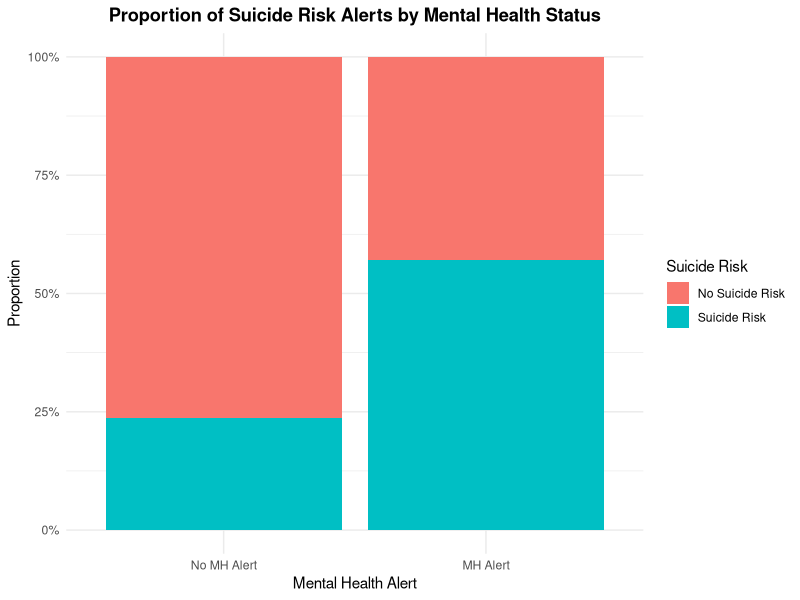
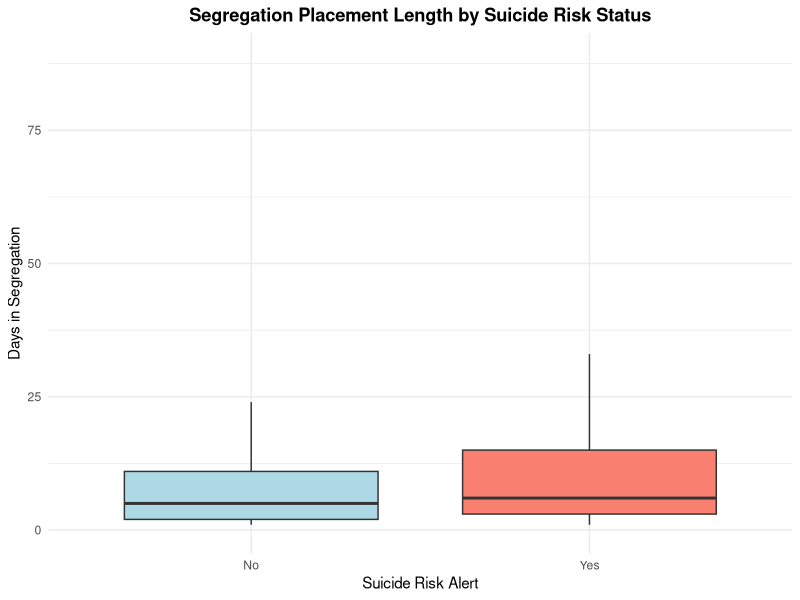
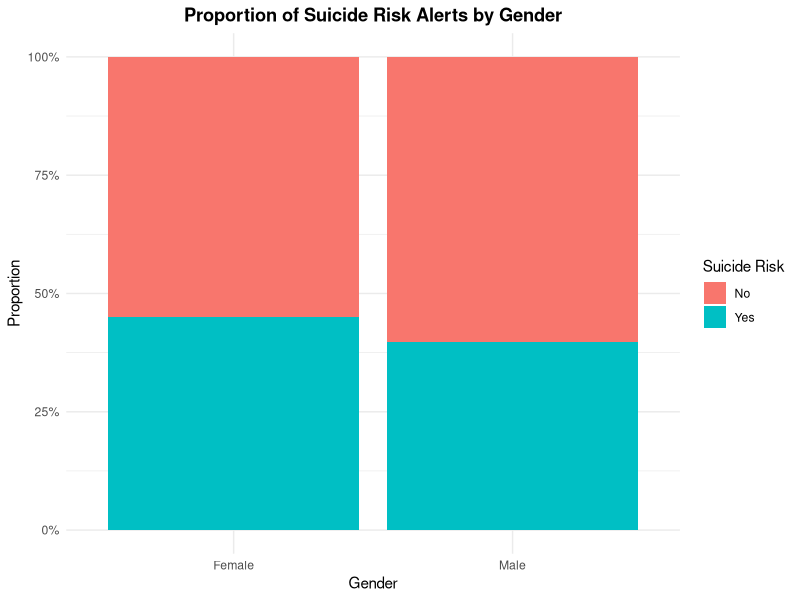
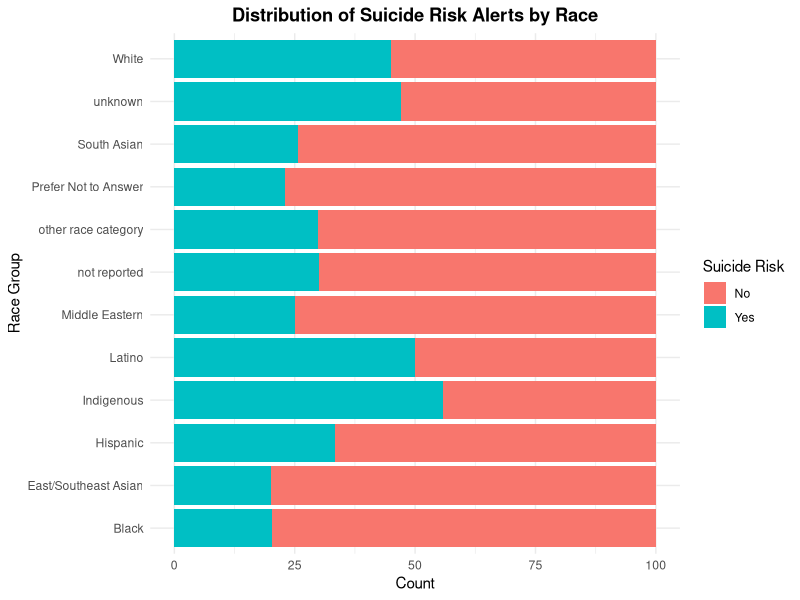

The R script that drew these images, in order:
library(tidyverse)
library(lubridate)
library(dplyr)
library(ggplot2)



seg = read.csv("solgen-individuals-in-seg-2018.csv")

seg = seg %>% rename(Seg_length = Segregation.placement.length..in.days.) %>% 
  rename(Reason = Primary.reason.for.segregation)
# Graph 1
mental_suicide = seg %>% group_by(Mental.health.alert, Suicide.risk.alert) %>%
  summarise(count = n(), .groups = "drop") %>%
  group_by(Mental.health.alert) %>% mutate(percentage = count/sum(count) * 100)

ggplot(mental_suicide, aes(x = factor(Mental.health.alert, labels = c("No MH Alert", "MH Alert")), 
                           y = percentage, 
                           fill = factor(Suicide.risk.alert, labels = c("No Suicide Risk", "Suicide Risk")))) +
  geom_bar(stat = "identity", position = "fill") +
  labs(title = "Proportion of Suicide Risk Alerts by Mental Health Status",
       x = "Mental Health Alert", 
       y = "Proportion",
       fill = "Suicide Risk") +
  scale_y_continuous(labels = scales::percent) +
  theme_minimal() +
  theme(plot.title = element_text(hjust = 0.5, face = "bold"))

# Graph 2
ggplot(seg, aes(x = factor(Suicide.risk.alert, labels = c("No", "Yes")), 
                          y = Seg_length)) +
  geom_boxplot(fill = c("lightblue", "salmon"), outlier.shape = NA) +
  coord_cartesian(ylim = c(0, quantile(seg$Seg_length, 0.95))) +
  labs(title = "Segregation Placement Length by Suicide Risk Status",
       x = "Suicide Risk Alert", 
       y = "Days in Segregation") +
  theme_minimal() +
  theme(plot.title = element_text(hjust = 0.5, face = "bold"))

# Graph 3
gender_suicide = seg %>% group_by(Gender, Suicide.risk.alert) %>%
  summarise(count = n(), .groups = "drop") %>%
  group_by(Gender) %>% mutate(percentage = count / sum(count) * 100)

ggplot(gender_suicide, aes(x = factor(Gender, labels = c("Female", "Male")), 
                           y = percentage, 
                           fill = factor(Suicide.risk.alert, labels = c("No", "Yes")))) +
  geom_bar(stat = "identity", position = "fill") +
  labs(title = "Proportion of Suicide Risk Alerts by Gender",
       x = "Gender", 
       y = "Proportion",
       fill = "Suicide Risk") +
  scale_y_continuous(labels = scales::percent) +
  theme_minimal() +
  theme(plot.title = element_text(hjust = 0.5, face = "bold"))

# Graph 4

race_suicide = seg %>% group_by(Race.group, Suicide.risk.alert) %>%
  summarise(count = n(), .groups = "drop") %>% group_by(Race.group) %>%
  mutate(percentage = count / sum(count) * 100)

ggplot(race_suicide, aes(x = Race.group, 
                         y = percentage, 
                         fill = factor(Suicide.risk.alert, labels = c("No", "Yes")))) +
  geom_bar(stat = "identity", position = "stack") +
  labs(title = "Distribution of Suicide Risk Alerts by Race",
       x = "Race Group", 
       y = "Count",
       fill = "Suicide Risk") +
  coord_flip() +
  theme_minimal() +
  theme(plot.title = element_text(hjust = 0.5, face = "bold"))
